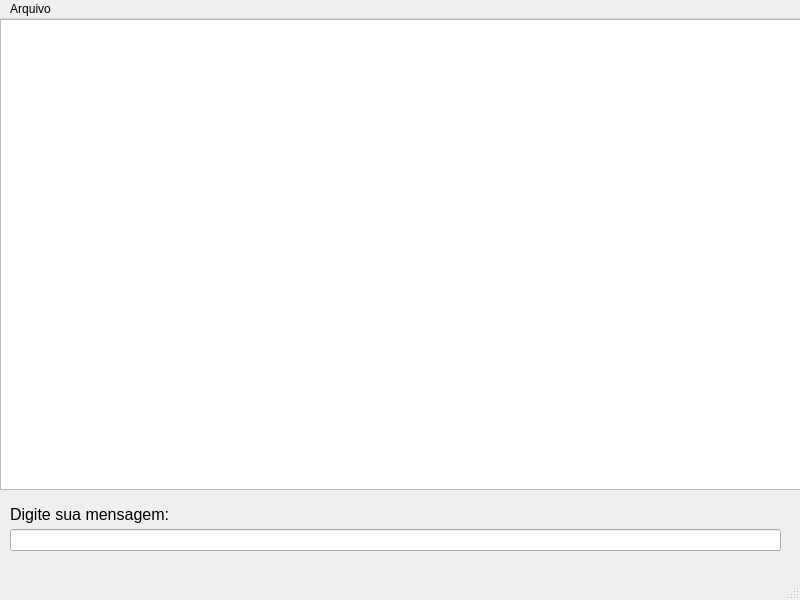
<?xml version="1.0" encoding="UTF-8"?>
<ui version="4.0">
 <class>MainWindow</class>
 <widget class="QMainWindow" name="MainWindow">
  <property name="geometry">
   <rect>
    <x>0</x>
    <y>0</y>
    <width>800</width>
    <height>600</height>
   </rect>
  </property>
  <property name="windowTitle">
   <string>MainWindow</string>
  </property>
  <widget class="QWidget" name="centralwidget">
   <widget class="QTextEdit" name="textEdit">
    <property name="geometry">
     <rect>
      <x>0</x>
      <y>0</y>
      <width>801</width>
      <height>471</height>
     </rect>
    </property>
   </widget>
   <widget class="QLineEdit" name="lineEdit">
    <property name="geometry">
     <rect>
      <x>10</x>
      <y>510</y>
      <width>771</width>
      <height>22</height>
     </rect>
    </property>
   </widget>
   <widget class="QLabel" name="label">
    <property name="geometry">
     <rect>
      <x>10</x>
      <y>480</y>
      <width>191</width>
      <height>31</height>
     </rect>
    </property>
    <property name="font">
     <font>
      <pointsize>12</pointsize>
     </font>
    </property>
    <property name="text">
     <string>Digite sua mensagem:</string>
    </property>
   </widget>
  </widget>
  <widget class="QMenuBar" name="menubar">
   <property name="geometry">
    <rect>
     <x>0</x>
     <y>0</y>
     <width>800</width>
     <height>21</height>
    </rect>
   </property>
   <widget class="QMenu" name="menuArquivo">
    <property name="title">
     <string>Arquivo</string>
    </property>
    <addaction name="actionSalvar"/>
    <addaction name="actionFazer_logout"/>
   </widget>
   <addaction name="menuArquivo"/>
  </widget>
  <widget class="QStatusBar" name="statusbar"/>
  <action name="actionSalvar">
   <property name="text">
    <string>Salvar log</string>
   </property>
  </action>
  <action name="actionFazer_logout">
   <property name="text">
    <string>Fazer logout</string>
   </property>
  </action>
 </widget>
 <resources/>
 <connections/>
</ui>
